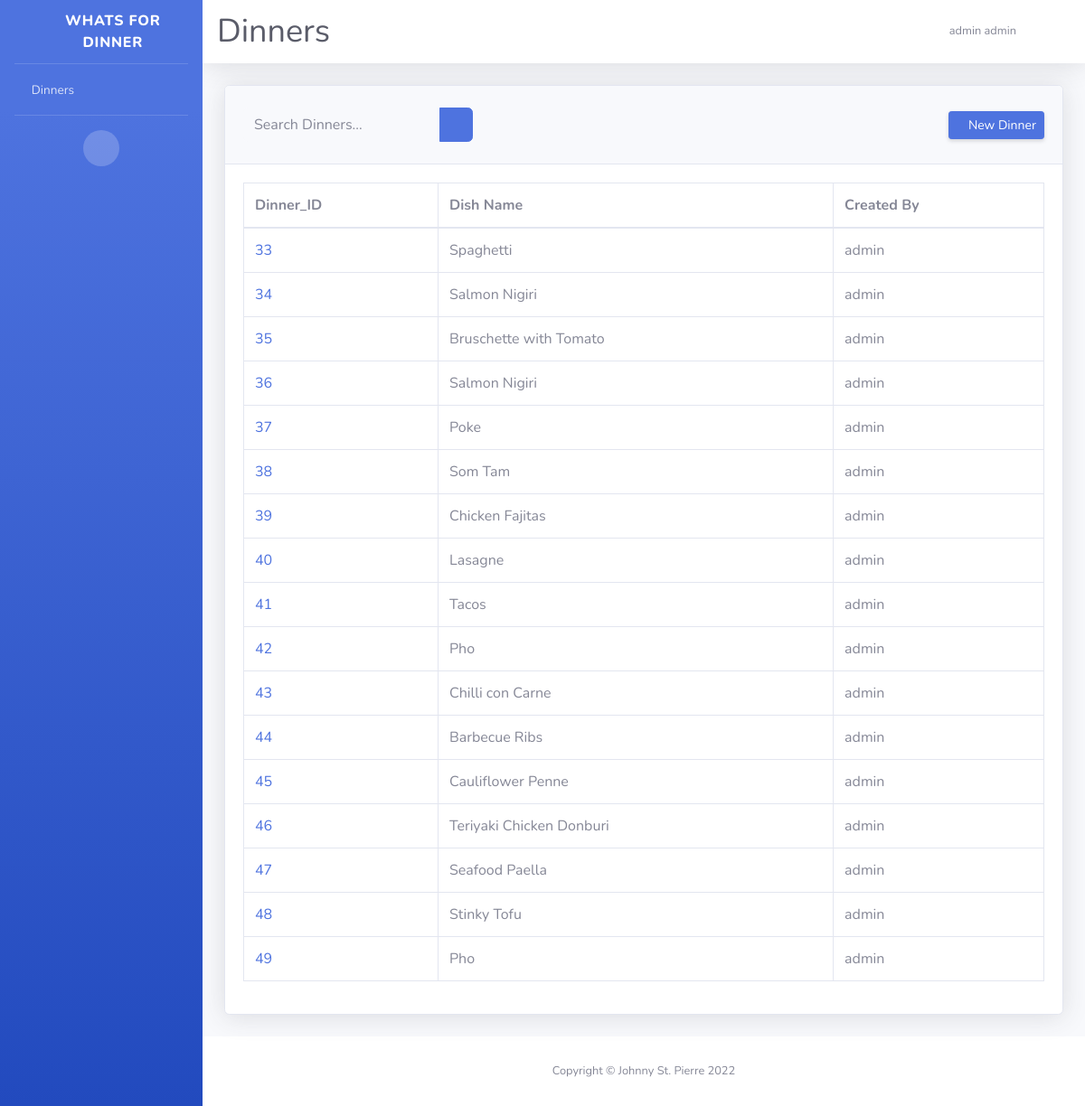
/dinners/ (signed in), run on the app's committed database.
### whatsfordinner/models.py (models this page shows, shortened)
class Dinner(models.Model):
    dish = models.CharField(max_length=50)
    description = models.TextField(blank=True)
    ingredient = models.TextField(blank=True)
    measurement = models.TextField(blank=True)
    Created_At = models.DateTimeField(auto_now_add=True)
    Created_By = models.ForeignKey(User, on_delete=models.PROTECT, editable=False, related_name='Dinner_created')
    class Meta:
        app_label = 'whatsfordinner'

### whatsfordinner/views.py (the view)
# urls.py: path('dinners/', views.dinners, name='dinners'),
@login_required(login_url='/accounts/login/')
def dinners(request):
    if request.method == 'POST':
        searchinput = request.POST['searchinput']
        if searchinput:
            dinners = Dinner.objects.filter(dish__startswith=searchinput)
        else:
            dinners = Dinner.objects.all()
    else:
        dinners = Dinner.objects.all()
    paginator = Paginator(dinners, 25)
    page_number = request.GET.get('page')
    page_obj = paginator.get_page(page_number)
    return render(request, 'dinners.html',{'page_obj': page_obj})

### whatsfordinner/templatetags/avatar.py (called while the page is built)
@register.filter
def avatar(user):
    letter = user.first_name[0].upper() + user.last_name[0].upper() if user.first_name else '?'
    color_ix = ColorHash(user.id)
    context = {'color_ix': color_ix.hex, 'letter': letter}
    return render_to_string('avatar.html', context)

### whatsfordinner/utils.py (called while the page is built)
def set_current_user(user):
    _thread_locals.user=user

def remove_current_user():
    _thread_locals.user = None

### templates/dinners.html (shortened to what this page needs)
{% extends 'base.html' %}
{% block title %}Dinners{% endblock title %}
{% block content %}
    <div class="card shadow mb-4">
        <div class="card-header py-3">
            <div class="d-sm-flex align-items-center justify-content-between">
                <form class=" d-sm-inline-block form-inline mr-auto ml-md-3 my-2  mw-100 navbar-search" style="margin-left:0!important" method="post" action="/dinners/">
                    <div class="input-group">
                        <input id="searchinput" name="searchinput" type="text" class="form-control bg-light border-0 small" placeholder="Search Dinners..."
                            aria-label="Search" aria-describedby="basic-addon2">
                        <div class="input-group-append">
                            <button class="btn btn-primary" type="Submit">
                                <i class="fas fa-search fa-sm" ></i>
                            </button>
                        </div>
                    </div>
                </form>
                <a href="{% url 'dinner_create' %}" class="d-sm-inline-block btn btn-sm btn-primary shadow-sm"><i class="fas fa-download fa-sm text-white-50"></i> New Dinner</a>
            </div>
        </div>
        <div class="card-body">
            <div class="table-responsive">
                <table class="table table-bordered dataTable" id="dataTable" width="100%" cellspacing="0" role="grid" aria-describedby="dataTable_info" style="width: 100%;">
                    <thead>
                        <tr>
                            <th>Dinner_ID</th>
                            <th>Dish Name</th>
                            <th>Created By</th>
                        </tr>
                    </thead>
                    <tbody>
                        {% for dinner in page_obj %}
                        <tr>
                            <td><a href="{% url 'dinner_detail' dinner.id %}">{{ dinner.id }}</a></td>
                            <td>{{ dinner.dish }}</td>
                            <td>{{ dinner.Created_By }}</td>
                        </tr>
                        {% endfor %}
                    </tbody>
                </table>
            </div>
        </div>
    </div>
{% endblock content %}

### templates/base.html (shortened to what this page needs)
<!DOCTYPE html>
<html lang="en">
{% load static %}
{% load avatar %}
<head>
    <link href="{% static "vendor/fontawesome-free/css/all.min.css" %}?v=1.0" rel="stylesheet" type="text/css">
    <link href="{% static "/css/loader.css" %}?v=1.3" rel="stylesheet">
    <link href="{% static "/css/sb-admin-2.min.css" %}?v=1.0" rel="stylesheet">
</head>
<body id="page-top">
    <div id="wrapper">
        <ul class="navbar-nav bg-gradient-primary sidebar sidebar-dark accordion" id="accordionSidebar">
            <a class="sidebar-brand d-flex align-items-center justify-content-center" href="{% url 'home' %}">
                <div class="sidebar-brand-icon rotate-n-15">
                    <i class="fas fa-home"></i>
                </div>
                <div class="sidebar-brand-text mx-3">Whats For Dinner</div>
            </a>
            <hr class="sidebar-divider my-0">
            <li class="nav-item">
                <a class="nav-link" href="{% url 'dinners' %}">
                    <i class="fas fa-tools"></i>
                    <span>Dinners</span></a>
            </li>
            <hr class="sidebar-divider d-none d-md-block">
            <div class="text-center d-none d-md-inline">
                <button class="rounded-circle border-0" id="sidebarToggle"></button>
            </div>
        </ul>
        <div id="content-wrapper" class="d-flex flex-column">
            <div id="content">
                <nav class="navbar navbar-expand navbar-light bg-white topbar mb-4 static-top shadow">
                        <div class="d-sm-flex align-items-center justify-content-between">
                            <h1 class="h3 mb-0 text-gray-800 title-name" >{% block title %}{% endblock title %}</h1>
                        </div>
                    <ul class="navbar-nav ml-auto">
                        <li class="nav-item dropdown no-arrow">
                            <a class="nav-link dropdown-toggle" href="#" id="userDropdown" role="button"
                                data-toggle="dropdown" aria-haspopup="true" aria-expanded="false">
                                <span class="mr-2 d-none d-lg-inline text-gray-600 small">{{ user.first_name }} {{ user.last_name }}</span>
                                {{ user|avatar }}
                            </a>
                        </li>
                    </ul>
                </nav>
                <div class="container-fluid">
                    {% block content %}
                    {% endblock content %}
                </div>
            </div>
            <footer class="sticky-footer bg-white">
                <div class="container my-auto">
                    <div class="copyright text-center my-auto">
                        <span>Copyright &copy; Johnny St. Pierre 2022</span>
                    </div>
                </div>
            </footer>
        </div>
    </div>
</body>
</html>

### templates/avatar.html
<div class='avatar' data-initials="{{ letter }}" style="--color:{{ color_ix }}"></div>

### templates/base.html (style rules this page uses)
.avatar:before { background: var(--color); color: white; opacity: 1; content: attr(data-initials); display: inline-block; font-weight: bold; border-radius: 50%; vertical-align: middle; margin-right: 0.5em; width: 32px; height: 32px; line-height: 32px; text-align: center; }
.title-name { font-size: 3.0vmin; }

### data on the page
Dinner: id "33", dish "Spaghetti", Created_By "admin"
Dinner: id "34", dish "Salmon Nigiri", Created_By "admin"
Dinner: id "35", dish "Bruschette with Tomato", Created_By "admin"
Dinner: id "36", dish "Salmon Nigiri", Created_By "admin"
Dinner: id "37", dish "Poke", Created_By "admin"
Dinner: id "38", dish "Som Tam", Created_By "admin"
Dinner: id "39", dish "Chicken Fajitas", Created_By "admin"
Dinner: id "40", dish "Lasagne", Created_By "admin"
Dinner: id "41", dish "Tacos", Created_By "admin"
Dinner: id "42", dish "Pho", Created_By "admin"
Dinner: id "43", dish "Chilli con Carne", Created_By "admin"
Dinner: id "44", dish "Barbecue Ribs", Created_By "admin"
Dinner: id "45", dish "Cauliflower Penne", Created_By "admin"
Dinner: id "46", dish "Teriyaki Chicken Donburi", Created_By "admin"
Dinner: id "47", dish "Seafood Paella", Created_By "admin"
Dinner: id "48", dish "Stinky Tofu", Created_By "admin"
Dinner: id "49", dish "Pho", Created_By "admin"

### other printed values
{{ user.first_name }} "admin"
{{ user.last_name }} "admin"
